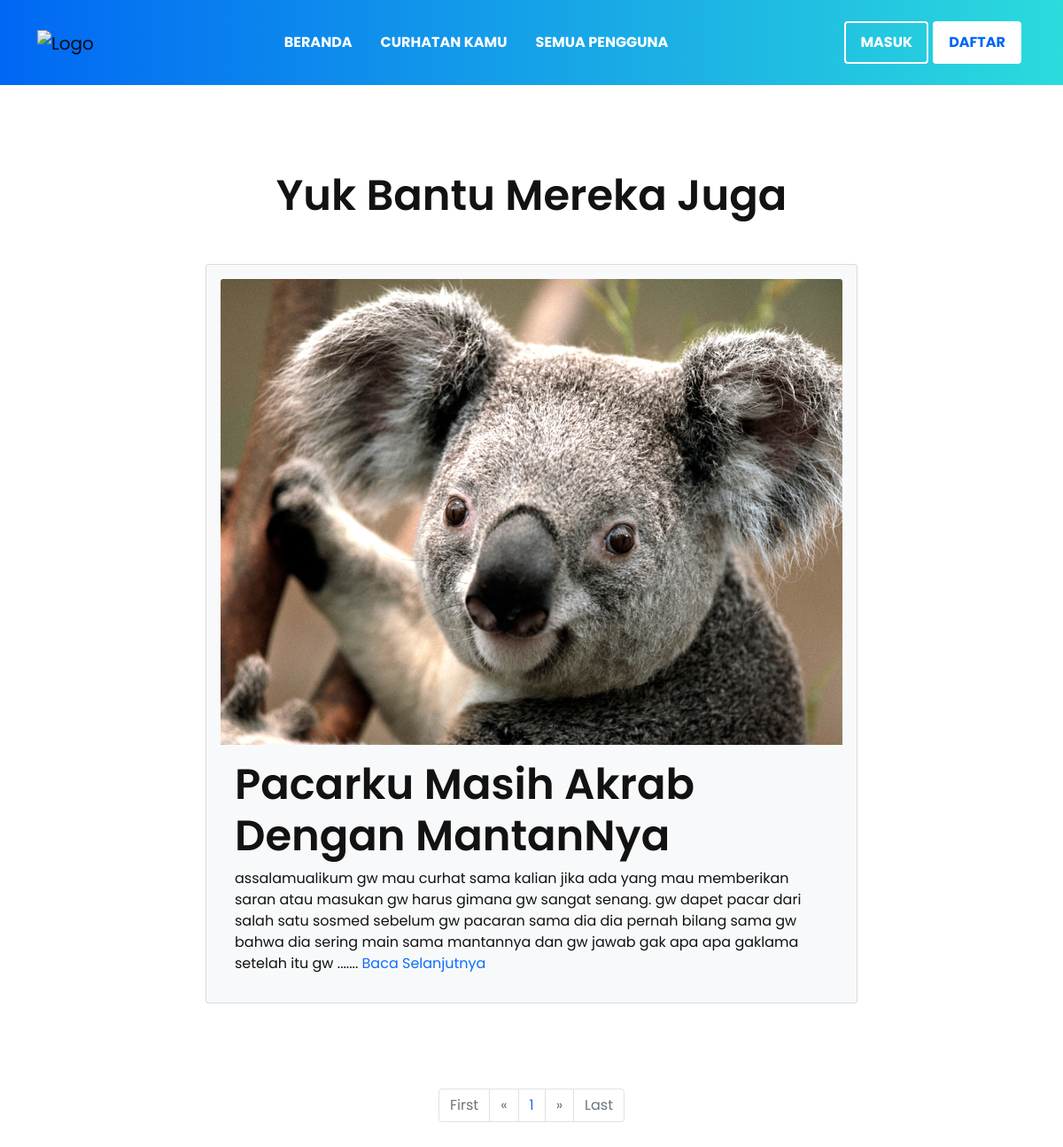
Page /curhatan-kamu.php on the committed database.
### tables this page shows
CREATE TABLE `tbl_curhat` (
  `id_curhat` int(15) NOT NULL,
  `unique_id` int(225) NOT NULL,
  `urlSlug` text NOT NULL,
  `subject` text NOT NULL,
  `message` longtext NOT NULL,
  `gambar` varchar(225) NOT NULL,
  `kate` varchar(100) NOT NULL
);

### curhatan-kamu.php (the view, shortened to what this page needs)
<?php
include_once 'layout/head.php';
include_once 'layout/navbar.php';
?>
  <div class="container mt-5">
    <div class="row d-flex justify-content-center">
	<h1 class="mb-5 text-center mt-5">Yuk Bantu Mereka Juga</h1>
    <?php
		$page = (isset($_POST['page']))? $_POST['page'] : 1;
		$limit = 10;
		$limit_start = ($page - 1) * $limit;
		function UrlSlug($string){
			$slug=preg_replace('/[^A-Za-z0-9-]+/', '-', $string);
			return $slug;
		}
		$sql = mysqli_query($conn, "SELECT * FROM tbl_curhat LIMIT ".$limit_start.",".$limit."");
		$sql2 = mysqli_query($conn, "SELECT COUNT(*) AS jumlah FROM tbl_curhat");
		$get_jumlah = mysqli_fetch_array($sql2);
		if(mysqli_num_rows($sql)){
		while($list_curhat = mysqli_fetch_array($sql)){
			?>
            <div class="col-md-8 mb-5">
            <div class="card bg-light">
                <div class="card-body">
                <img src="uploads/<?= htmlspecialchars($list_curhat['gambar']);?>" class="card-img-top" alt="picture curhat">
                <div class="card-body">
                    <h1 class="card-title"><?= htmlspecialchars($list_curhat['subject']);?></h1>
                     <p class="card-text">
                    <?= substr(htmlspecialchars($list_curhat['message']), 0, 300) ?>.......
                    <a href="baca/<?= UrlSlug($list_curhat['urlSlug']);  ?>">Baca Selanjutnya</a>
                    </p>
                </div>
            </div>
        </div>
        </div>
		<?php
		}
		}else{
			echo '<center>Data Tidak Ditemukan!</center>';
		}
		?>
    </div>
    </div>
    <div class="Page navigation example mt-5 mb-5">
     <?php
    $count = mysqli_num_rows($sql);
    if($count > 0){
    ?>
    <ul class="pagination pagination-md justify-content-center">
    	<?php
    	if($page == 1){
    	?>
    		<li  class="page-item disabled"><a class="page-link" href="#">First</a></li>
    		<li  class="page-item disabled"><a class="page-link" href="#">&laquo;</a></li>
    	<?php
    	}else{
    		$link_prev = ($page > 1)? $page - 1 : 1;
    	?>
    		<li  class="page-item"><a class="page-link" href="?page=1">First</a></li>
    		<li  class="page-item"><a class="page-link" href="?page=<?php echo $link_prev; ?>">&laquo;</a></li>
    	<?php
    	}
    	?>
    	<?php
    	$jumlah_page = ceil($get_jumlah['jumlah'] / $limit);
    	$jumlah_number = 3;
    	$start_number = ($page > $jumlah_number)? $page - $jumlah_number : 1;
    	$end_number = ($page < ($jumlah_page - $jumlah_number))? $page + $jumlah_number : $jumlah_page;
    	for($i = $start_number; $i <= $end_number; $i++){
    		$link_active = ($page == $i)? ' class="page-item"' : '';
    	?>
    		<li <?php echo $link_active; ?>><a class="page-link" href="?page=<?php echo $i; ?>" ><?php echo $i; ?></a></li>
    	<?php
    	}
    	?>
    	<?php
    	if($page == $jumlah_page){
    	?>
    		<li  class="page-item disabled"><a class="page-link" href="#">&raquo;</a></li>
    		<li  class="page-item disabled"><a class="page-link" href="#">Last</a></li>
    	<?php
    	}else{
    		$link_next = ($page < $jumlah_page)? $page + 1 : $jumlah_page;
    	?>
    		<li  class="page-item"><a class="page-link" href="?page=<?php echo $link_next; ?>" >&raquo;</a></li>
    		<li  class="page-item"><a class="page-link" href="?page=<?php echo $jumlah_page; ?>">Last</a></li>
    	<?php
    	}
    	?>
    </ul>
    <?php
    }
    ?>
</div>
<?php
include_once 'layout/js.php';
?>

### assets/css/style.css (style rules this page uses)
body { font-family: "Poppins", sans-serif; font-weight: normal; font-style: normal; background-color: #fff; color: #121212; }
* { margin: 0; padding: 0; box-sizing: border-box; }
img { max-width: 100%; }
a { text-decoration: none; transition: all 0.3s ease-out 0s; }
i, span, a { display: inline-block; }
h1, h2, h3, h4, h5, h6 { font-family: "Poppins", sans-serif; font-weight: 600; color: #121212; margin: 0px; }
h1 { font-size: 48px; }
ul, ol { margin: 0px; padding: 0px; list-style-type: none; }
p { font-size: 16px; font-weight: 400; line-height: 24px; color: #121212; margin: 0px; }
.mt-5 { margin-top: 5px; }
.mb-5 { margin-bottom: 5px; }

### rows in the picture
tbl_curhat: gambar (picture), subject "Pacarku Masih Akrab Dengan MantanNya", message "assalamualikum gw mau curhat sama kalian jika ada yang mau memberikan saran atau masukan gw harus gimana gw sangat senang. gw dapet pacar dari salah satu sosmed sebelum gw pacaran sama dia dia pernah bilang sama gw bahwa dia sering main sama mantannya dan gw jawab gak apa apa gaklama setelah itu gw"
